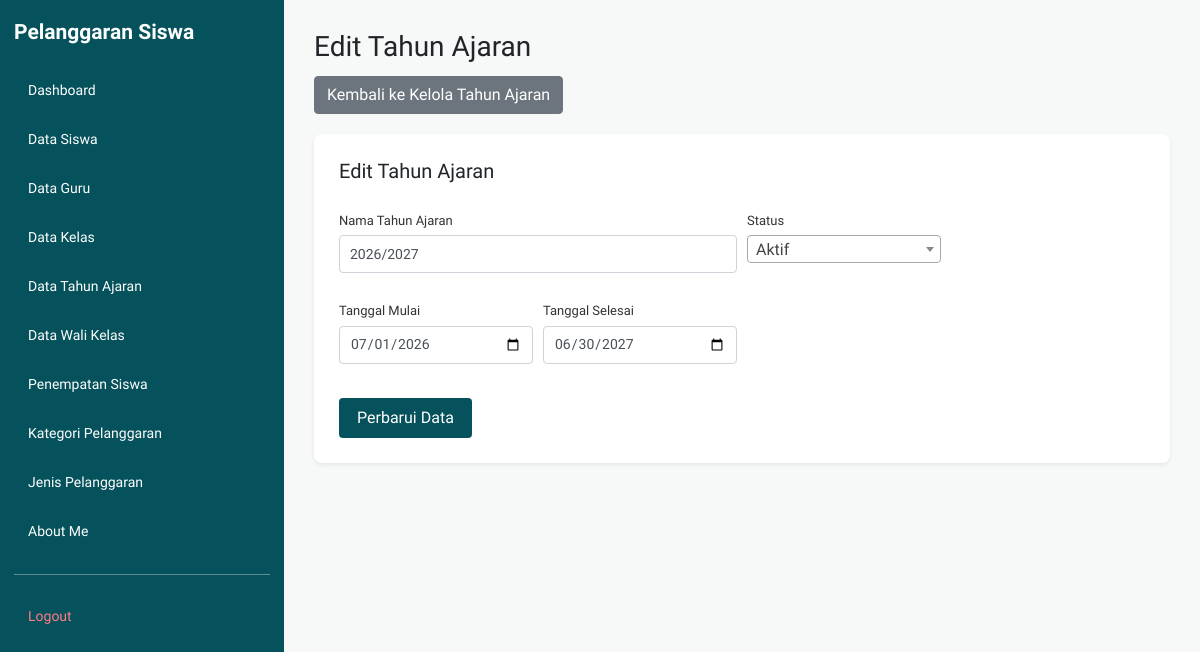
The page /edit_tahun_ajaran.php?id=101 (signed in) on the database its author committed.
### tables this page shows
CREATE TABLE `t_tahun_ajaran` (
  `id` int(11) NOT NULL AUTO_INCREMENT,
  `nama` varchar(20) DEFAULT NULL,
  `tanggal_mulai` date NOT NULL,
  `tanggal_selesai` date NOT NULL,
  `status_aktif` tinyint(1) NOT NULL,
  `created_at` timestamp NOT NULL DEFAULT current_timestamp(),
  `updated_at` timestamp NOT NULL DEFAULT current_timestamp(),
  PRIMARY KEY (`id`),
  UNIQUE KEY `uq_t_tahun_ajaran_nama` (`nama`)
);

### edit_tahun_ajaran.php (the view, shortened to what this page needs)
<?php
require_once __DIR__ . '/config/koneksi.php';
$id = (int) $_GET['id'];
$stmt = mysqli_prepare($koneksi, "SELECT * FROM t_tahun_ajaran WHERE id = ?");
mysqli_stmt_bind_param($stmt, 'i', $id);
mysqli_stmt_execute($stmt);
$hasil = mysqli_stmt_get_result($stmt);
$tahun_ajaran = mysqli_fetch_assoc($hasil);
?>
<!DOCTYPE html>
<html lang="id">
<head>
    <link rel="stylesheet"
          href="https://cdn.jsdelivr.net/npm/bootstrap@4.1.3/dist/css/bootstrap.min.css">
    <link rel="stylesheet" href="layout/layout.css">
</head>
<body>
<?php require_once __DIR__ . '/layout/sidebar.php'; ?>
<main class="app-main">
    <div class="page-header">
        <h1>Edit Tahun Ajaran</h1>
        <a href="kelola_tahun_ajaran.php" class="btn btn-secondary">
            Kembali ke Kelola Tahun Ajaran
        </a>
    </div>
    <div class="form-card form-card-full shadow-sm mb-4">
        <h5 class="mb-3">Edit Tahun Ajaran</h5>
        <form action="proses_edit_tahun_ajaran.php" method="POST">
            <div class="form-row">
                <div class="form-group col-md-6">
                    <label>Nama Tahun Ajaran</label>
                    <input type="text" name="nama" class="form-control" required
                           placeholder="Contoh: 2025/2026"
                           value="<?= htmlspecialchars((string)($tahun_ajaran['nama'] ?? ''), ENT_QUOTES, 'UTF-8'); ?>">
                </div>
                <div class="form-group col-md-3">
                    <label>Status</label>
                </div>
            </div>
            <div class="form-row">
                <div class="form-group col-md-3">
                    <label>Tanggal Mulai</label>
                    <input type="date" name="tanggal_mulai" class="form-control" required
                           value="<?= htmlspecialchars((string)($tahun_ajaran['tanggal_mulai'] ?? ''), ENT_QUOTES, 'UTF-8'); ?>">
                </div>
                <div class="form-group col-md-3">
                    <label>Tanggal Selesai</label>
                    <input type="date" name="tanggal_selesai" class="form-control" required
                           value="<?= htmlspecialchars((string)($tahun_ajaran['tanggal_selesai'] ?? ''), ENT_QUOTES, 'UTF-8'); ?>">
                </div>
            </div>
            <button type="submit" name="edit" class="btn btn-primary">
                Perbarui Data
            </button>
        </form>
    </div>
</main>
</body>
</html>

### layout/layout.css (style rules this page uses)
* { box-sizing: border-box; }
html, body { margin: 0; padding: 0; min-height: 100vh; font-family: Arial, sans-serif; background: #f5f7f9; }
.app-main { display: block; width: auto; min-width: 0; min-height: 100vh; margin-left: 284px; padding: 30px; }
.app-main h1, .app-main h2 { margin-top: 0; }
.page-header { margin-bottom: 20px; }
.page-header h1 { font-size: 28px; margin-bottom: 12px; }
.form-card { background: #ffffff; border-radius: 8px; padding: 25px; max-width: 720px; }
.form-card-full { max-width: 100%; }
.form-card label { display: block; font-size: 13px; margin: 12px 0 5px; color: #333; }
.form-card input[type="text"], .form-card input[type="email"], .form-card input[type="password"], .form-card input[type="date"], .form-card input[type="number"], .form-card select, .form-card textarea { width: 100%; padding: 8px 10px; border: 1px solid #ced4da; border-radius: 4px; font-size: 14px; box-sizing: border-box; }
.form-card button { margin-top: 18px; padding: 8px 18px; border: none; border-radius: 4px; cursor: pointer; }

### layout/tema.css (style rules this page uses)
:root { --t-bg: #f7f9f8; --t-surface: #ebf0ee; --t-ink: #06525c; --t-muted: #2f737d; --t-surface-inv: #205d66; --t-ink-inv: #f7f9f8; }
html, body { background: #f7f9f8; }
body { font-family: 'Host Grotesk', Arial, sans-serif; --bs-link-color: #06525c; --bs-link-hover-color: #0b6b76; }
.app-main { background: #f7f9f8; }
.btn-primary { background-color: #06525c; border-color: #06525c; --bs-btn-bg: #06525c; --bs-btn-border-color: #06525c; --bs-btn-hover-bg: #0b6b76; --bs-btn-hover-border-color: #0b6b76; --bs-btn-active-bg: #205d66; --bs-btn-active-border-color: #205d66; --bs-btn-disabled-bg: #06525c; --bs-btn-disabled-border-color: #06525c; --bs-btn-focus-shadow-rgb: 6, 82, 92; }

### rows shown on the page
t_tahun_ajaran: nama "2026/2027", tanggal_mulai "07/01/2026", tanggal_selesai "06/30/2027"

### other values the page prints
$label "Dashboard"
$label "Data Siswa"
$label "Data Guru"
$label "Data Kelas"
$label "Data Tahun Ajaran"
$label "Data Wali Kelas"
$label "Penempatan Siswa"
$label "Kategori Pelanggaran"
$label "Jenis Pelanggaran"
$label "About Me"
